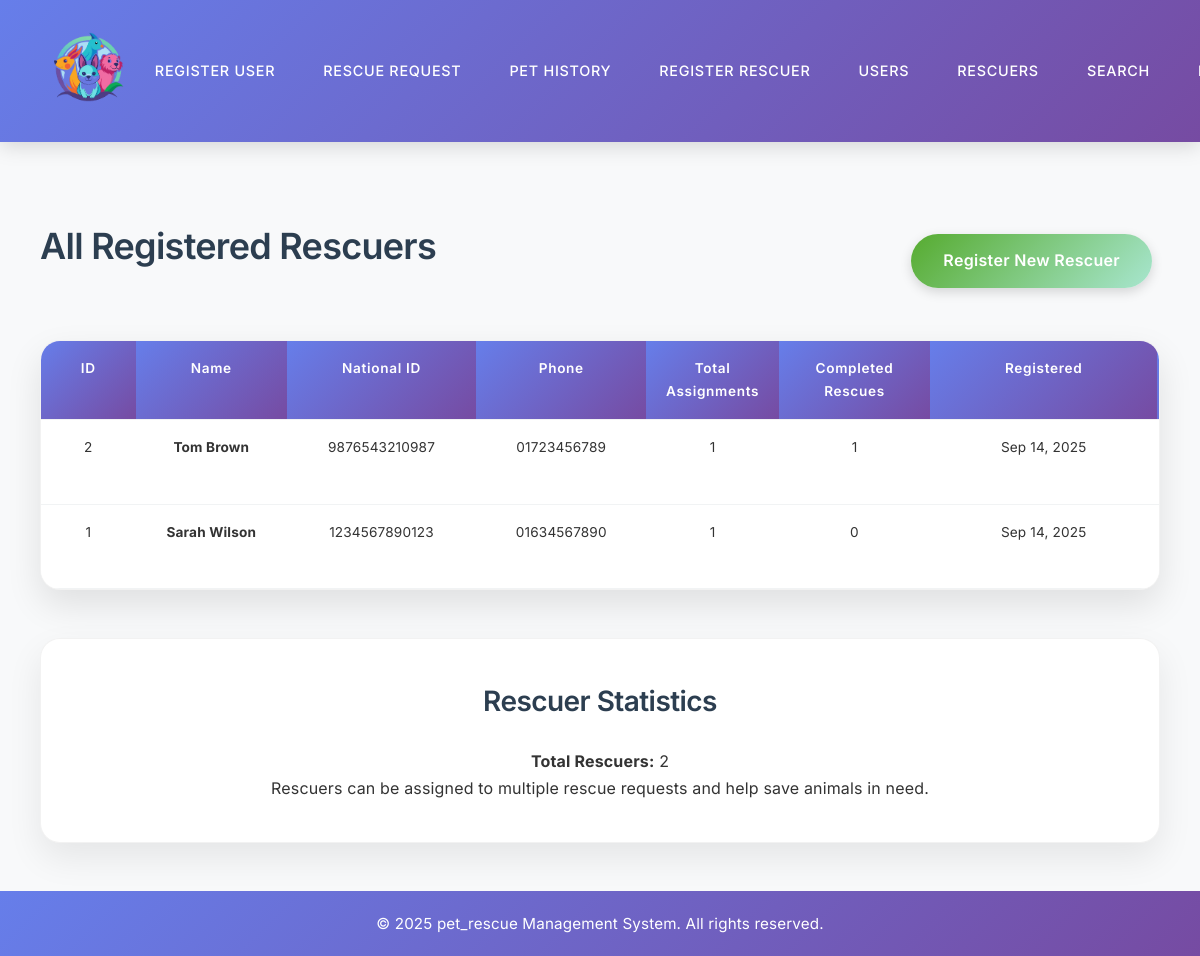
The page /rescuers.php on the database its author committed.
### tables this page shows
CREATE TABLE rescuers (
    id INT AUTO_INCREMENT PRIMARY KEY,
    name VARCHAR(100) NOT NULL,
    nid VARCHAR(50) NOT NULL,
    phone VARCHAR(20) NOT NULL,
    created_at DATETIME DEFAULT CURRENT_TIMESTAMP,
    updated_at DATETIME DEFAULT CURRENT_TIMESTAMP ON UPDATE CURRENT_TIMESTAMP,
    INDEX idx_nid (nid),
    INDEX idx_phone (phone)
);

### rescuers.php (the view, shortened to what this page needs)
<?php
try {
    $pdo = getDB();
    $sql = "SELECT r.*,
                   COUNT(rr.id) as total_assignments,
                   COUNT(CASE WHEN rr.status = 'Completed' THEN 1 END) as completed_rescues
            FROM rescuers r
            LEFT JOIN rescue_requests rr ON r.id = rr.assigned_rescuer_id
            GROUP BY r.id
            ORDER BY r.created_at DESC";
    $stmt = $pdo->prepare($sql);
    $stmt->execute();
    $rescuers = $stmt->fetchAll();
} catch (Exception $e) {
    $rescuers = [];
    $error_message = "Error fetching rescuers: " . $e->getMessage();
}
include 'includes/header.php';
?>
<div class="flex justify-between align-center mb-3">
    <h2>All Registered Rescuers</h2>
    <a href="register-rescuer.php" class="btn btn-success">Register New Rescuer</a>
</div>
<div class="table-container">
    <table class="table">
        <thead>
            <tr>
                <th>ID</th>
                <th>Name</th>
                <th>National ID</th>
                <th>Phone</th>
                <th>Total Assignments</th>
                <th>Completed Rescues</th>
                <th>Registered</th>
                <th>Actions</th>
            </tr>
        </thead>
        <tbody>
            <?php if (empty($rescuers)): ?>
                <tr>
                    <td colspan="8" class="text-center">No rescuers found.</td>
                </tr>
            <?php else: ?>
                <?php foreach ($rescuers as $rescuer): ?>
                    <tr>
                        <td><?php echo $rescuer['id']; ?></td>
                        <td><strong><?php echo htmlspecialchars($rescuer['name']); ?></strong></td>
                        <td><?php echo htmlspecialchars($rescuer['nid']); ?></td>
                        <td><?php echo htmlspecialchars($rescuer['phone']); ?></td>
                        <td><?php echo $rescuer['total_assignments']; ?></td>
                        <td><?php echo $rescuer['completed_rescues']; ?></td>
                        <td><?php echo date('M j, Y', strtotime($rescuer['created_at'])); ?></td>
                        <td>
                        </td>
                    </tr>
                <?php endforeach; ?>
            <?php endif; ?>
        </tbody>
    </table>
</div>
<div class="info-card mt-3">
    <h3>Rescuer Statistics</h3>
    <p><strong>Total Rescuers:</strong> <?php echo count($rescuers); ?></p>
    <p>Rescuers can be assigned to multiple rescue requests and help save animals in need.</p>
</div>
<?php include 'includes/footer.php'; ?>

### css/styles.css (style rules this page uses)
* { margin: 0; padding: 0; box-sizing: border-box; }
body { font-family: 'Inter', -apple-system, BlinkMacSystemFont, 'Segoe UI', Roboto, Oxygen, Ubuntu, Cantarell, sans-serif; font-weight: 400; line-height: 1.6; color: #333; background-color: #f8f9fa; margin-top: 80px; padding-top: 90px; letter-spacing: 0.01em; }
h1, h2, h3, h4, h5, h6 { color: #2c3e50; margin-bottom: 1.5rem; font-weight: 600; letter-spacing: -0.02em; text-align: center; }
h2 { font-size: 2.25rem; font-weight: 600; margin-bottom: 1.75rem; }
h3 { font-size: 1.75rem; font-weight: 600; margin-bottom: 1.5rem; }
p, li, td, th { font-weight: 400; line-height: 1.7; }
.btn { display: inline-block; padding: 14px 32px; border: none; border-radius: 30px; text-decoration: none; font-weight: 600; font-size: 1rem; transition: all 0.3s ease; cursor: pointer; font-family: 'Inter', sans-serif; letter-spacing: 0.02em; margin: 0.5rem; box-shadow: 0 4px 12px rgba(0,0,0,0.15); }
.btn-success { background: linear-gradient(135deg, #56ab2f 0%, #a8e6cf 100%); color: white; }
.info-card { background: white; padding: 2.5rem; border-radius: 20px; box-shadow: 0 15px 35px rgba(0,0,0,0.08); text-align: center; transition: all 0.3s ease; border: 1px solid rgba(0,0,0,0.05); }
.table-container { background: white; border-radius: 20px; overflow-x: auto; overflow-y: visible; box-shadow: 0 15px 35px rgba(0,0,0,0.1); margin-bottom: 3rem; border: 1px solid rgba(0,0,0,0.05); }
.table { width: 100%; min-width: 1400px; border-collapse: collapse; table-layout: fixed; }
.table th { padding: 16px 12px; text-align: center; border-bottom: 1px solid #f1f3f4; vertical-align: top; hyphens: auto; font-size: 0.85rem; }
.table td { padding: 16px 12px; text-align: center; border-bottom: 1px solid #f1f3f4; vertical-align: top; hyphens: auto; font-size: 0.85rem; }
.table th { background: linear-gradient(135deg, #667eea 0%, #764ba2 100%); color: white; font-weight: 600; font-size: 0.85rem; text-transform: capitalize; letter-spacing: 0.05em; text-align: center; position: sticky; top: 0; z-index: 10; padding: 16px 12px; min-width: fit-content; }
.table tbody tr { transition: all 0.2s ease; }
.table td:nth-child(7), .table td:nth-child(8), .table td:nth-child(11) { white-space: normal; max-width: 200px; word-wrap: break-word; }
.table th:nth-child(1), .table td:nth-child(1) { width: 5%; }
.table th:nth-child(2), .table td:nth-child(2) { width: 8%; }
.table th:nth-child(3), .table td:nth-child(3) { width: 10%; }
.table th:nth-child(4), .table td:nth-child(4) { width: 9%; }
.table th:nth-child(5), .table td:nth-child(5) { width: 7%; }
.table th:nth-child(6), .table td:nth-child(6) { width: 8%; }
.table th:nth-child(7), .table td:nth-child(7) { width: 12%; }
.table th:nth-child(8), .table td:nth-child(8) { width: 15%; }
.mb-3 { margin-bottom: 2.25rem; }
.mt-3 { margin-top: 2.25rem; }
.flex { display: flex; }
.justify-between { justify-content: space-between; }
.align-center { align-items: center; }

### rows shown on the page
rescuers: id "2", name "Tom Brown", nid "9876543210987", phone "01723456789", total_assignments "1", completed_rescues "1", created_at "Sep 14, 2025"
rescuers: id "1", name "Sarah Wilson", nid "1234567890123", phone "01634567890", total_assignments "1", completed_rescues "0", created_at "Sep 14, 2025"

### other values the page prints
count($rescuers) "2"
